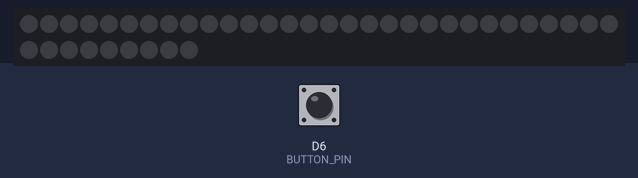
Bench run of a sketch on a simulated ESP8266 (Wemos D1 mini). Parts: 39 RGB LEDs in strip order, left to right, continuing on the next row. Inputs (shaded band) come from the test bench; at power-on: D6 (BUTTON_PIN) HIGH. WiFi joins after 1.5 s; servers stay silent unless stated; random numbers use the default seed unless the sketch sets one; no MQTT or app messages arrive unless stated; what the sketch prints to the serial monitor is not drawn.

Above: at 2.7 s.
2.8 s: D6 (BUTTON_PIN) pulled LOW for 0.15 s
At 3.8 s:
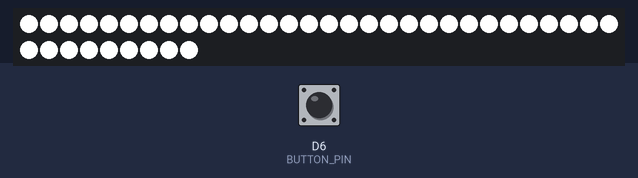
4.4 s: D6 (BUTTON_PIN) pulled LOW for 1 s
At 5.8 s:
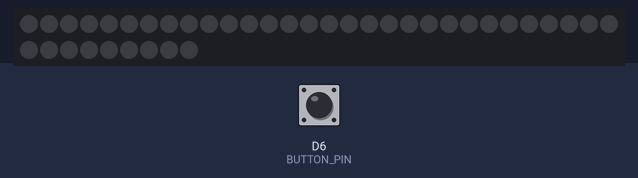
6.9 s: D6 (BUTTON_PIN) pulled LOW for 3.2 s
At 11.1 s:
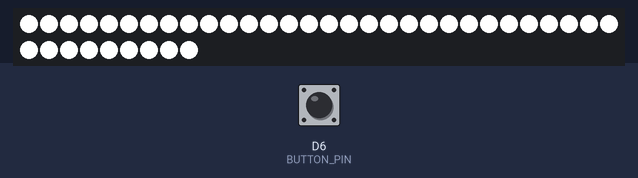
Timing chart, 0 to 12.6 s (numbered marks = the images above; inputs shaded):
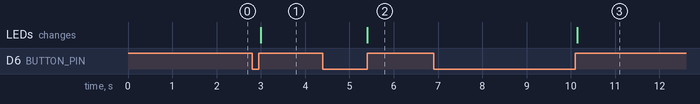

The sketch:

coffee_bar.ino
```cpp
#include <ESP8266WiFi.h>
#include <PubSubClient.h>
#include <Adafruit_NeoPixel.h>
#include <EasyButton.h>

#define BUTTON_PIN D6
#define STRIP_LED_PIN D7
#define MSG_BUFFER_SIZE (50)

const char* ssid = "";
const char* password = "";
const char* mqtt_server = "";

WiFiClient espClient;
PubSubClient client(espClient);
unsigned long lastMsg = 0;
char msg[MSG_BUFFER_SIZE];

EasyButton button(BUTTON_PIN);
bool stripLED = LOW;
const int numberOfPixels = 39;
Adafruit_NeoPixel pixels(numberOfPixels, STRIP_LED_PIN, NEO_GRB + NEO_KHZ800);

void turnOn() {
  pixels.clear();
  for (int i = 0; i < numberOfPixels; i++) {
    pixels.setPixelColor(i, pixels.Color(255, 255, 255));
    pixels.show();
  }
}

void turnOff() {
  pixels.clear();
  pixels.show();
}

void toggleLights() {
  Serial.println("Button pressed");
  stripLED = !stripLED;

  if (stripLED == HIGH) {
    turnOn();
  } else {
    turnOff();
  }
}

void setup_wifi() {
  delay(10);
  Serial.println();
  Serial.print("Connecting to ");
  Serial.println(ssid);

  WiFi.mode(WIFI_STA);
  WiFi.begin(ssid, password);

  while (WiFi.status() != WL_CONNECTED) {
    delay(500);
    Serial.print(".");
  }

  randomSeed(micros());

  Serial.println("");
  Serial.println("WiFi connected");
  Serial.println("IP address: ");
  Serial.println(WiFi.localIP());
}

void reconnect() {
  while (!client.connected()) {
    String clientId = "CoffeeBarClient-";
    clientId += String(random(0xffff), HEX);

    if (client.connect(clientId.c_str())) {
      client.subscribe("ha-coffee-bar");
    } else {
      delay(1000);
    }
  }
}

void callback(char* topic, byte* payload, unsigned int length) {
  if ((char)payload[0] == '1') {
    turnOn();
  } else {
    turnOff();
  }
}

void setup() {
  Serial.begin(115200);

  pixels.begin();
  button.begin();
  button.onPressed(toggleLights);

  setup_wifi();

  client.setServer(mqtt_server, 8006);
  client.setCallback(callback);
}

void loop() {
  if (!client.connected()) {
    reconnect();
  }
  client.loop();
  button.read();
}
```

Measured:
- after the input at 2.8 s, the LEDs: change after 0.20 s (image 1)
- after the input at 4.4 s, the LEDs: change after 1.0 s (image 2)
- after the input at 6.9 s, the LEDs: change after 3.2 s (image 3)
